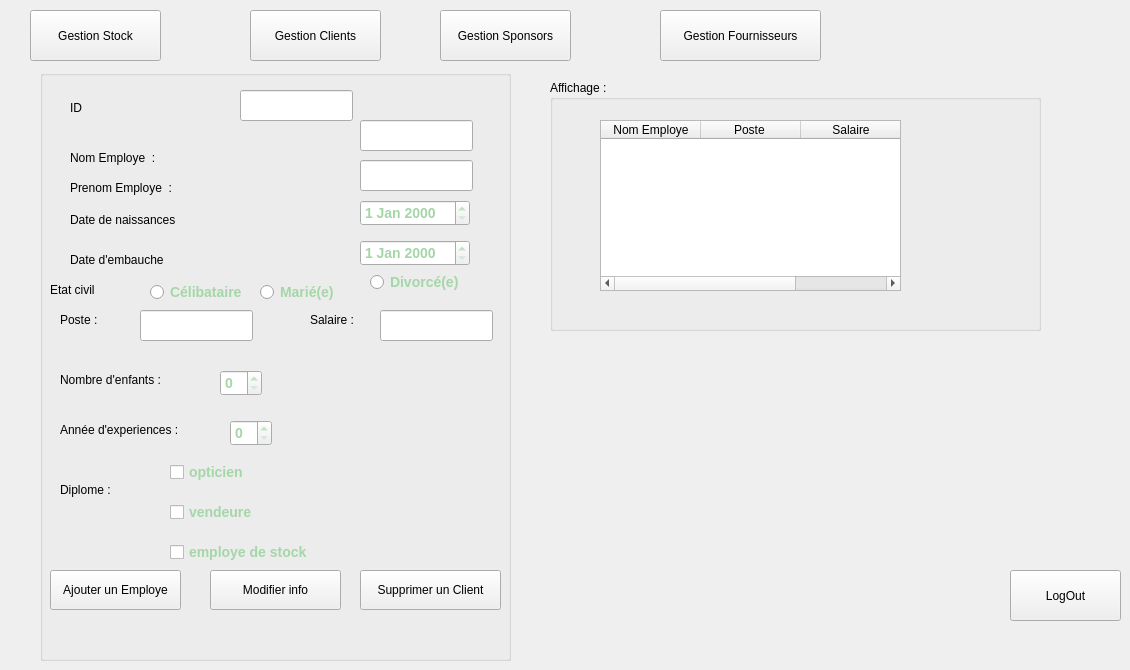
    <widget class="QWidget" name="page_3">
     <property name="styleSheet">
      <string notr="true">&lt;property name="styleSheet"&gt;
&lt;string notr="true"&gt;/* Thème Bleu Foncé Élégant */

QMainWindow {
    background: qlineargradient(x1:0, y1:0, x2:0, y2:1,
                                stop:0 #2C3E50, stop:1 #34495E);
}

QLabel {
    font-size: 14px;
    font-weight: bold;
    color: #ECF0F1;
}

QLineEdit {
    border: 1px solid #566573;
    border-radius: 6px;
    padding: 8px;
    background-color: #2C3E50;
    color: #ECF0F1;
    font-size: 14px;
}
QLineEdit:focus {
    border: 2px solid #3498DB;
    background-color: #34495E;
}

QPushButton {
    background: qlineargradient(x1:0, y1:0, x2:0, y2:1,
                                stop:0 #3498DB, stop:1 #2980B9);
    color: white;
    border-radius: 8px;
    padding: 10px 20px;
    font-weight: bold;
    font-size: 14px;
    border: none;
}
QPushButton:hover {
    background: qlineargradient(x1:0, y1:0, x2:0, y2:1,
                                stop:0 #2980B9, stop:1 #2471A3);
}
QPushButton:pressed {
    background: qlineargradient(x1:0, y1:0, x2:0, y2:1,
                                stop:0 #2471A3, stop:1 #1B4F72);
}

QTableWidget {
    background-color: #2C3E50;
    border: 1px solid #566573;
    gridline-color: #566573;
    selection-background-color: #3498DB;
    selection-color: white;
    color: #ECF0F1;
    font-size: 13px;
}
QHeaderView::section {
    background-color: #3498DB;
    color: white;
    font-weight: bold;
    padding: 10px;
    border: none;
}

QGroupBox {
    border: 2px solid #3498DB;
    border-radius: 8px;
    margin-top: 10px;
    padding: 15px;
    font-weight: bold;
    color: #3498DB;
    background-color: rgba(52, 73, 94, 0.7);
}
QGroupBox::title {
    subcontrol-origin: margin;
    subcontrol-position: top left;
    padding: 5px 10px;
    background-color: #3498DB;
    color: white;
    border-radius: 4px;
}&lt;/string&gt;
&lt;/property&gt;</string>
     </property>
     <widget class="QPushButton" name="btnGestionStock_Page_Employes">
      <property name="geometry">
       <rect>
        <x>30</x>
        <y>10</y>
        <width>131</width>
        <height>51</height>
       </rect>
      </property>
      <property name="text">
       <string>Gestion Stock</string>
      </property>
     </widget>
     <widget class="QPushButton" name="btnGestionClients_Page_Employes">
      <property name="geometry">
       <rect>
        <x>250</x>
        <y>10</y>
        <width>131</width>
        <height>51</height>
       </rect>
      </property>
      <property name="text">
       <string>Gestion Clients</string>
      </property>
     </widget>
     <widget class="QPushButton" name="btnGestionSponsors_Page_Employes">
      <property name="geometry">
       <rect>
        <x>440</x>
        <y>10</y>
        <width>131</width>
        <height>51</height>
       </rect>
      </property>
      <property name="text">
       <string>Gestion Sponsors</string>
      </property>
     </widget>
     <widget class="QPushButton" name="btnBack_Page_Employes">
      <property name="geometry">
       <rect>
        <x>1010</x>
        <y>570</y>
        <width>111</width>
        <height>51</height>
       </rect>
      </property>
      <property name="text">
       <string>LogOut</string>
      </property>
     </widget>
     <widget class="QGroupBox" name="groupBox_10">
      <property name="geometry">
       <rect>
        <x>550</x>
        <y>80</y>
        <width>491</width>
        <height>251</height>
       </rect>
      </property>
      <property name="title">
       <string>Affichage : </string>
      </property>
      <widget class="QTableWidget" name="tableWidget_4">
       <property name="geometry">
        <rect>
         <x>50</x>
         <y>40</y>
         <width>301</width>
         <height>171</height>
        </rect>
       </property>
       <property name="columnCount">
        <number>3</number>
       </property>
       <column>
        <property name="text">
         <string>Nom Employe</string>
        </property>
       </column>
       <column>
        <property name="text">
         <string>Poste </string>
        </property>
       </column>
       <column>
        <property name="text">
         <string>Salaire</string>
        </property>
       </column>
      </widget>
     </widget>
     <widget class="QGroupBox" name="groupBox_11">
      <property name="geometry">
       <rect>
        <x>40</x>
        <y>70</y>
        <width>471</width>
        <height>591</height>
       </rect>
      </property>
      <property name="title">
       <string />
      </property>
      <widget class="QLineEdit" name="lineEdit_17">
       <property name="geometry">
        <rect>
         <x>100</x>
         <y>240</y>
         <width>113</width>
         <height>31</height>
        </rect>
       </property>
      </widget>
      <widget class="QLabel" name="label_27">
       <property name="geometry">
        <rect>
         <x>270</x>
         <y>240</y>
         <width>63</width>
         <height>20</height>
        </rect>
       </property>
       <property name="text">
        <string>Salaire : </string>
       </property>
      </widget>
      <widget class="QLineEdit" name="lineEdit_18">
       <property name="geometry">
        <rect>
         <x>340</x>
         <y>240</y>
         <width>113</width>
         <height>31</height>
        </rect>
       </property>
      </widget>
      <widget class="QRadioButton" name="radioButton_3">
       <property name="geometry">
        <rect>
         <x>330</x>
         <y>200</y>
         <width>131</width>
         <height>24</height>
        </rect>
       </property>
       <property name="styleSheet">
        <string notr="true">font-size: 14px; font-weight: bold; color: #A5D6A7;
</string>
       </property>
       <property name="text">
        <string>Divorcé(e)</string>
       </property>
      </widget>
      <widget class="QRadioButton" name="radioButton_2">
       <property name="geometry">
        <rect>
         <x>220</x>
         <y>210</y>
         <width>131</width>
         <height>24</height>
        </rect>
       </property>
       <property name="styleSheet">
        <string notr="true">font-size: 14px; font-weight: bold; color: #A5D6A7;

</string>
       </property>
       <property name="text">
        <string>Marié(e)</string>
       </property>
      </widget>
      <widget class="QLabel" name="label_26">
       <property name="geometry">
        <rect>
         <x>20</x>
         <y>240</y>
         <width>63</width>
         <height>20</height>
        </rect>
       </property>
       <property name="text">
        <string>Poste :</string>
       </property>
      </widget>
      <widget class="QLabel" name="label_20">
       <property name="geometry">
        <rect>
         <x>20</x>
         <y>300</y>
         <width>131</width>
         <height>20</height>
        </rect>
       </property>
       <property name="text">
        <string>Nombre d'enfants :</string>
       </property>
      </widget>
      <widget class="QSpinBox" name="spinBox">
       <property name="geometry">
        <rect>
         <x>180</x>
         <y>300</y>
         <width>42</width>
         <height>26</height>
        </rect>
       </property>
       <property name="styleSheet">
        <string notr="true">font-size: 14px; font-weight: bold; color: #A5D6A7;</string>
       </property>
      </widget>
      <widget class="QLabel" name="label_21">
       <property name="geometry">
        <rect>
         <x>20</x>
         <y>350</y>
         <width>151</width>
         <height>20</height>
        </rect>
       </property>
       <property name="text">
        <string>Année d'experiences : </string>
       </property>
      </widget>
      <widget class="QSpinBox" name="spinBox_2">
       <property name="geometry">
        <rect>
         <x>190</x>
         <y>350</y>
         <width>42</width>
         <height>26</height>
        </rect>
       </property>
       <property name="styleSheet">
        <string notr="true">font-size: 14px; font-weight: bold; color: #A5D6A7;</string>
       </property>
      </widget>
      <widget class="QLabel" name="label_22">
       <property name="geometry">
        <rect>
         <x>20</x>
         <y>410</y>
         <width>91</width>
         <height>20</height>
        </rect>
       </property>
       <property name="text">
        <string>Diplome : </string>
       </property>
      </widget>
      <widget class="QCheckBox" name="checkBox">
       <property name="geometry">
        <rect>
         <x>130</x>
         <y>390</y>
         <width>91</width>
         <height>24</height>
        </rect>
       </property>
       <property name="styleSheet">
        <string notr="true">font-size: 14px; font-weight: bold; color: #A5D6A7;</string>
       </property>
       <property name="text">
        <string>opticien</string>
       </property>
      </widget>
      <widget class="QCheckBox" name="checkBox_3">
       <property name="geometry">
        <rect>
         <x>130</x>
         <y>430</y>
         <width>111</width>
         <height>24</height>
        </rect>
       </property>
       <property name="styleSheet">
        <string notr="true">font-size: 14px; font-weight: bold; color: #A5D6A7;</string>
       </property>
       <property name="text">
        <string>vendeure</string>
       </property>
      </widget>
      <widget class="QCheckBox" name="checkBox_2">
       <property name="geometry">
        <rect>
         <x>130</x>
         <y>470</y>
         <width>161</width>
         <height>24</height>
        </rect>
       </property>
       <property name="styleSheet">
        <string notr="true">font-size: 14px; font-weight: bold; color: #A5D6A7;</string>
       </property>
       <property name="text">
        <string>employe de stock</string>
       </property>
      </widget>
      <widget class="QPushButton" name="pushButton_7">
       <property name="geometry">
        <rect>
         <x>10</x>
         <y>500</y>
         <width>131</width>
         <height>40</height>
        </rect>
       </property>
       <property name="text">
        <string>Ajouter un Employe</string>
       </property>
      </widget>
      <widget class="QPushButton" name="pushButton_9">
       <property name="geometry">
        <rect>
         <x>170</x>
         <y>500</y>
         <width>131</width>
         <height>40</height>
        </rect>
       </property>
       <property name="text">
        <string>Modifier info</string>
       </property>
      </widget>
      <widget class="QPushButton" name="pushButton_8">
       <property name="geometry">
        <rect>
         <x>320</x>
         <y>500</y>
         <width>141</width>
         <height>40</height>
        </rect>
       </property>
       <property name="text">
        <string>Supprimer un Client</string>
       </property>
      </widget>
      <widget class="QLabel" name="label_17">
       <property name="geometry">
        <rect>
         <x>30</x>
         <y>80</y>
         <width>121</width>
         <height>16</height>
        </rect>
       </property>
       <property name="text">
        <string>Nom Employe  :</string>
       </property>
      </widget>
      <widget class="QLineEdit" name="lineEdit_16">
       <property name="geometry">
        <rect>
         <x>320</x>
         <y>50</y>
         <width>113</width>
         <height>31</height>
        </rect>
       </property>
      </widget>
      <widget class="QLabel" name="label_30">
       <property name="geometry">
        <rect>
         <x>30</x>
         <y>110</y>
         <width>131</width>
         <height>16</height>
        </rect>
       </property>
       <property name="text">
        <string>Prenom Employe  :</string>
       </property>
      </widget>
      <widget class="QLineEdit" name="lineEdit_prenom">
       <property name="geometry">
        <rect>
         <x>320</x>
         <y>90</y>
         <width>113</width>
         <height>31</height>
        </rect>
       </property>
      </widget>
      <widget class="QRadioButton" name="radioButton">
       <property name="geometry">
        <rect>
         <x>110</x>
         <y>210</y>
         <width>101</width>
         <height>24</height>
        </rect>
       </property>
       <property name="styleSheet">
        <string notr="true">font-size: 14px; font-weight: bold; color: #A5D6A7;
</string>
       </property>
       <property name="text">
        <string>Célibataire</string>
       </property>
      </widget>
      <widget class="QLabel" name="label_19">
       <property name="geometry">
        <rect>
         <x>10</x>
         <y>210</y>
         <width>91</width>
         <height>20</height>
        </rect>
       </property>
       <property name="text">
        <string>Etat civil</string>
       </property>
      </widget>
      <widget class="QLabel" name="label_25">
       <property name="geometry">
        <rect>
         <x>30</x>
         <y>180</y>
         <width>141</width>
         <height>20</height>
        </rect>
       </property>
       <property name="text">
        <string>Date d'embauche</string>
       </property>
      </widget>
      <widget class="QDateEdit" name="dateEdit_4">
       <property name="geometry">
        <rect>
         <x>320</x>
         <y>170</y>
         <width>110</width>
         <height>26</height>
        </rect>
       </property>
       <property name="styleSheet">
        <string notr="true">font-size: 14px; font-weight: bold; color: #A5D6A7;</string>
       </property>
      </widget>
      <widget class="QDateEdit" name="dateEdit_3">
       <property name="geometry">
        <rect>
         <x>320</x>
         <y>130</y>
         <width>110</width>
         <height>26</height>
        </rect>
       </property>
       <property name="styleSheet">
        <string notr="true">font-size: 14px; font-weight: bold; color: #A5D6A7;</string>
       </property>
      </widget>
      <widget class="QLabel" name="label_18">
       <property name="geometry">
        <rect>
         <x>30</x>
         <y>140</y>
         <width>131</width>
         <height>20</height>
        </rect>
       </property>
       <property name="text">
        <string>Date de naissances</string>
       </property>
      </widget>
      <widget class="QLineEdit" name="lineEdit_id_employe">
       <property name="geometry">
        <rect>
         <x>200</x>
         <y>20</y>
         <width>113</width>
         <height>31</height>
        </rect>
       </property>
      </widget>
      <widget class="QLabel" name="label_35">
       <property name="geometry">
        <rect>
         <x>30</x>
         <y>30</y>
         <width>121</width>
         <height>16</height>
        </rect>
       </property>
       <property name="text">
        <string>ID</string>
       </property>
      </widget>
     </widget>
     <widget class="QPushButton" name="btnGestionFournisseurs_Page_Employes_2">
      <property name="geometry">
       <rect>
        <x>660</x>
        <y>10</y>
        <width>161</width>
        <height>51</height>
       </rect>
      </property>
      <property name="text">
       <string>Gestion Fournisseurs</string>
      </property>
     </widget>
     <zorder>groupBox_11</zorder>
     <zorder>btnGestionStock_Page_Employes</zorder>
     <zorder>btnGestionClients_Page_Employes</zorder>
     <zorder>btnGestionSponsors_Page_Employes</zorder>
     <zorder>btnBack_Page_Employes</zorder>
     <zorder>groupBox_10</zorder>
     <zorder>btnGestionFournisseurs_Page_Employes_2</zorder>
    </widget>
